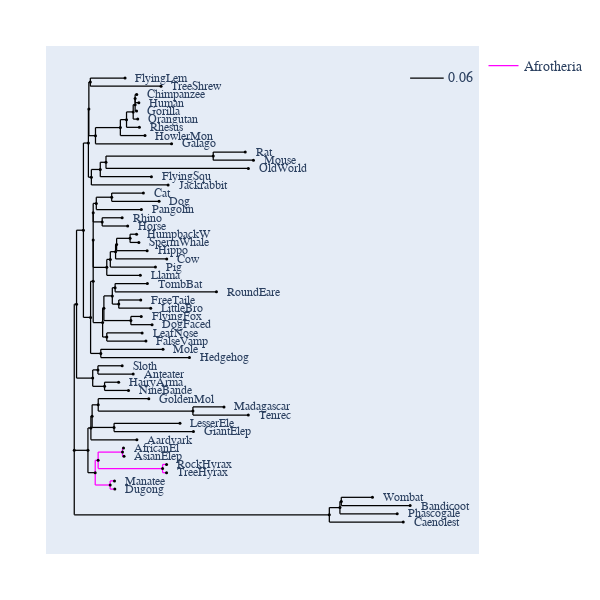

The notebook cell this image was saved under:
### Markdown cell above
## Colouring a set of edges

### Code cell
fig.style_edges("AfricanEl", tip2="Manatee", legendgroup="Afrotheria", 
                line=dict(color="magenta"))
fig.show()

### Figure 1 — Plotly figure (JSON) as saved in the notebook; plotly's stock layout.template omitted (floating-point values rounded to 4 significant figures; data arrays with more than 128 entries replaced by an {"elided": "..."} marker saying what was removed)
{"data": [{"line": {"color": "black", "shape": "spline", "smoothing": 1.3, "width": 1.25}, "mode": "lines", "showlegend": false, "type": "scatter", "x": {"elided": "584 float values"}, "y": {"elided": "584 float values"}}, {"legendgroup": "Afrotheria", "line": {"color": "magenta", "width": 1.25}, "mode": "lines", "name": "Afrotheria", "type": "scatter", "x": [0.03596, 0.03596, null, 0.03596, 0.04098, null, 0.04098, 0.04098, null, 0.04098, 0.08276, null, 0.08276, 0.08276, null, 0.08276, 0.0845, null, 0.08276, 0.08276, null, 0.08276, 0.08535, null, 0.04098, 0.04098, null, 0.04098, 0.1515, null, 0.1515, 0.1515, null, 0.1515, 0.1583, null, 0.1515, 0.1515, null, 0.1515, 0.1583, null, 0.03596, 0.03596, null, 0.03596, 0.06157, null, 0.06157, 0.06157, null, 0.06157, 0.06902, null, 0.06157, 0.06157, null, 0.06157, 0.0696, null], "y": [-27.3, -25.35, null, -25.35, -25.35, null, -25.35, -24.05, null, -24.05, -24.05, null, -24.05, -23.4, null, -23.4, -23.4, null, -24.05, -24.7, null, -24.7, -24.7, null, -25.35, -26.65, null, -26.65, -26.65, null, -26.65, -26, null, -26, -26, null, -26.65, -27.3, null, -27.3, -27.3, null, -27.3, -29.25, null, -29.25, -29.25, null, -29.25, -28.6, null, -28.6, -28.6, null, -29.25, -29.9, null, -29.9, -29.9, null]}, {"hoverinfo": "text", "marker": {"color": "black", "size": 3, "symbol": "circle"}, "mode": "markers", "showlegend": false, "text": ["root", "edge.37", "edge.33", "edge.32", "edge.27", "edge.20", "FlyingLem", "TreeShrew", "edge.26", "edge.25", "edge.24", "edge.23", "edge.22", "edge.21", "Chimpanzee", "Human", "Gorilla", "Orangutan", "Rhesus", "HowlerMon", "Galago", "edge.31", "edge.30", "edge.29", "edge.28", "Rat", "Mouse", "OldWorld", "FlyingSqu", "Jackrabbit", "edge.19", "edge.17", "edge.16", "edge.10", "edge.9", "edge.8", "Cat", "Dog", "Pangolin", "edge.7", "Rhino", "Horse", "edge.15", "edge.14", "edge.13", "edge.12", "edge.11", "HumpbackW", "SpermWhale", "Hippo", "Cow", "Pig", "Llama", "edge.6", "edge.4", "edge.3", "edge.2", "TombBat", "RoundEare", "edge.1", "FreeTaile", "LittleBro", "edge.0", "FlyingFox", "DogFaced", "edge.5", "LeafNose", "FalseVamp", "edge.18", "Mole", "Hedgehog", "edge.36", "edge.35", "Sloth", "Anteater", "edge.34", "HairyArma", "NineBande", "edge.48", "edge.47", "edge.46", "edge.44", "GoldenMol", "edge.43", "Madagascar", "Tenrec", "edge.45", "LesserEle", "GiantElep", "Aardvark", "edge.42", "edge.41", "edge.39", "AfricanEl", "AsianElep", "edge.40", "RockHyrax", "TreeHyrax", "edge.38", "Manatee", "Dugong", "edge.51", "edge.50", "edge.49", "Wombat", "Bandicoot", "Phascogale", "Caenolest"], "type": "scatter", "x": [0, 0.003949, 0.01572, 0.02427, 0.02505, 0.02759, 0.08718, 0.1488, 0.03642, 0.07907, 0.08965, 0.1011, 0.1044, 0.1044, 0.1072, 0.1108, 0.1069, 0.1089, 0.1117, 0.1213, 0.1669, 0.02935, 0.04464, 0.05444, 0.2383, 0.2932, 0.3073, 0.2986, 0.1323, 0.1609, 0.02802, 0.03248, 0.03248, 0.03248, 0.03781, 0.06421, 0.1185, 0.1455, 0.1151, 0.04791, 0.08212, 0.09161, 0.05578, 0.06185, 0.07087, 0.07263, 0.09575, 0.1069, 0.1108, 0.125, 0.1586, 0.1392, 0.1133, 0.04866, 0.05083, 0.06527, 0.07008, 0.1254, 0.2438, 0.07635, 0.114, 0.1311, 0.09711, 0.1149, 0.1335, 0.05581, 0.1164, 0.1229, 0.04552, 0.1522, 0.1976, 0.03165, 0.04063, 0.08217, 0.1011, 0.05199, 0.07611, 0.09306, 0.02348, 0.02856, 0.03065, 0.04112, 0.1279, 0.2035, 0.2568, 0.2985, 0.06826, 0.1813, 0.2044, 0.1074, 0.03596, 0.04098, 0.08276, 0.0845, 0.08535, 0.1515, 0.1583, 0.1583, 0.06157, 0.06902, 0.0696, 0.4374, 0.4556, 0.4579, 0.5113, 0.576, 0.5538, 0.5641], "y": [-23.77, -0.6576, 11.03, 24.82, 30.21, 34.45, 35.1, 33.8, 25.98, 27.26, 28.52, 29.74, 30.88, 31.85, 32.5, 31.2, 29.9, 28.6, 27.3, 26, 24.7, 19.42, 20.64, 21.77, 22.75, 23.4, 22.1, 20.8, 19.5, 18.2, -2.747, 2.955, 9.486, 13.81, 15.28, 16.25, 16.9, 15.6, 14.3, 12.35, 13, 11.7, 5.159, 6.419, 7.638, 8.775, 9.75, 10.4, 9.1, 7.8, 6.5, 5.2, 3.9, -3.575, -1.3, 0.65, 1.95, 2.6, 1.3, -0.65, 0, -1.3, -3.25, -2.6, -3.9, -5.85, -5.2, -6.5, -8.45, -7.8, -9.1, -12.35, -11.05, -10.4, -11.7, -13.65, -13, -14.3, -23.77, -20.23, -18.36, -16.58, -15.6, -17.55, -16.9, -18.2, -20.15, -19.5, -20.8, -22.1, -27.3, -25.35, -24.05, -23.4, -24.7, -26.65, -26, -27.3, -29.25, -28.6, -29.9, -33.96, -32.83, -31.85, -31.2, -32.5, -33.8, -35.1]}], "layout": {"annotations": [{"font": {"family": "Inconsolata, monospace", "size": 12}, "showarrow": false, "text": "FlyingLem", "textangle": 0, "x": 0.1016, "xanchor": "left", "xref": "x", "y": 35.1, "yref": "y"}, {"font": {"family": "Inconsolata, monospace", "size": 12}, "showarrow": false, "text": "TreeShrew", "textangle": 0, "x": 0.1632, "xanchor": "left", "xref": "x", "y": 33.8, "yref": "y"}, {"font": {"family": "Inconsolata, monospace", "size": 12}, "showarrow": false, "text": "Chimpanzee", "textangle": 0, "x": 0.1216, "xanchor": "left", "xref": "x", "y": 32.5, "yref": "y"}, {"font": {"family": "Inconsolata, monospace", "size": 12}, "showarrow": false, "text": "Human", "textangle": 0, "x": 0.1252, "xanchor": "left", "xref": "x", "y": 31.2, "yref": "y"}, {"font": {"family": "Inconsolata, monospace", "size": 12}, "showarrow": false, "text": "Gorilla", "textangle": 0, "x": 0.1213, "xanchor": "left", "xref": "x", "y": 29.9, "yref": "y"}, {"font": {"family": "Inconsolata, monospace", "size": 12}, "showarrow": false, "text": "Orangutan", "textangle": 0, "x": 0.1232, "xanchor": "left", "xref": "x", "y": 28.6, "yref": "y"}, {"font": {"family": "Inconsolata, monospace", "size": 12}, "showarrow": false, "text": "Rhesus", "textangle": 0, "x": 0.1261, "xanchor": "left", "xref": "x", "y": 27.3, "yref": "y"}, {"font": {"family": "Inconsolata, monospace", "size": 12}, "showarrow": false, "text": "HowlerMon", "textangle": 0, "x": 0.1357, "xanchor": "left", "xref": "x", "y": 26, "yref": "y"}, {"font": {"family": "Inconsolata, monospace", "size": 12}, "showarrow": false, "text": "Galago", "textangle": 0, "x": 0.1813, "xanchor": "left", "xref": "x", "y": 24.7, "yref": "y"}, {"font": {"family": "Inconsolata, monospace", "size": 12}, "showarrow": false, "text": "Rat", "textangle": 0, "x": 0.3076, "xanchor": "left", "xref": "x", "y": 23.4, "yref": "y"}, {"font": {"family": "Inconsolata, monospace", "size": 12}, "showarrow": false, "text": "Mouse", "textangle": 0, "x": 0.3217, "xanchor": "left", "xref": "x", "y": 22.1, "yref": "y"}, {"font": {"family": "Inconsolata, monospace", "size": 12}, "showarrow": false, "text": "OldWorld", "textangle": 0, "x": 0.313, "xanchor": "left", "xref": "x", "y": 20.8, "yref": "y"}, {"font": {"family": "Inconsolata, monospace", "size": 12}, "showarrow": false, "text": "FlyingSqu", "textangle": 0, "x": 0.1467, "xanchor": "left", "xref": "x", "y": 19.5, "yref": "y"}, {"font": {"family": "Inconsolata, monospace", "size": 12}, "showarrow": false, "text": "Jackrabbit", "textangle": 0, "x": 0.1753, "xanchor": "left", "xref": "x", "y": 18.2, "yref": "y"}, {"font": {"family": "Inconsolata, monospace", "size": 12}, "showarrow": false, "text": "Cat", "textangle": 0, "x": 0.1329, "xanchor": "left", "xref": "x", "y": 16.9, "yref": "y"}, {"font": {"family": "Inconsolata, monospace", "size": 12}, "showarrow": false, "text": "Dog", "textangle": 0, "x": 0.1599, "xanchor": "left", "xref": "x", "y": 15.6, "yref": "y"}, {"font": {"family": "Inconsolata, monospace", "size": 12}, "showarrow": false, "text": "Pangolin", "textangle": 0, "x": 0.1295, "xanchor": "left", "xref": "x", "y": 14.3, "yref": "y"}, {"font": {"family": "Inconsolata, monospace", "size": 12}, "showarrow": false, "text": "Rhino", "textangle": 0, "x": 0.09651, "xanchor": "left", "xref": "x", "y": 13, "yref": "y"}, {"font": {"family": "Inconsolata, monospace", "size": 12}, "showarrow": false, "text": "Horse", "textangle": 0, "x": 0.106, "xanchor": "left", "xref": "x", "y": 11.7, "yref": "y"}, {"font": {"family": "Inconsolata, monospace", "size": 12}, "showarrow": false, "text": "HumpbackW", "textangle": 0, "x": 0.1213, "xanchor": "left", "xref": "x", "y": 10.4, "yref": "y"}, {"font": {"family": "Inconsolata, monospace", "size": 12}, "showarrow": false, "text": "SpermWhale", "textangle": 0, "x": 0.1252, "xanchor": "left", "xref": "x", "y": 9.1, "yref": "y"}, {"font": {"family": "Inconsolata, monospace", "size": 12}, "showarrow": false, "text": "Hippo", "textangle": 0, "x": 0.1394, "xanchor": "left", "xref": "x", "y": 7.8, "yref": "y"}, {"font": {"family": "Inconsolata, monospace", "size": 12}, "showarrow": false, "text": "Cow", "textangle": 0, "x": 0.173, "xanchor": "left", "xref": "x", "y": 6.5, "yref": "y"}, {"font": {"family": "Inconsolata, monospace", "size": 12}, "showarrow": false, "text": "Pig", "textangle": 0, "x": 0.1536, "xanchor": "left", "xref": "x", "y": 5.2, "yref": "y"}, {"font": {"family": "Inconsolata, monospace", "size": 12}, "showarrow": false, "text": "Llama", "textangle": 0, "x": 0.1277, "xanchor": "left", "xref": "x", "y": 3.9, "yref": "y"}, {"font": {"family": "Inconsolata, monospace", "size": 12}, "showarrow": false, "text": "TombBat", "textangle": 0, "x": 0.1398, "xanchor": "left", "xref": "x", "y": 2.6, "yref": "y"}, {"font": {"family": "Inconsolata, monospace", "size": 12}, "showarrow": false, "text": "RoundEare", "textangle": 0, "x": 0.2582, "xanchor": "left", "xref": "x", "y": 1.3, "yref": "y"}, {"font": {"family": "Inconsolata, monospace", "size": 12}, "showarrow": false, "text": "FreeTaile", "textangle": 0, "x": 0.1284, "xanchor": "left", "xref": "x", "y": 0, "yref": "y"}, {"font": {"family": "Inconsolata, monospace", "size": 12}, "showarrow": false, "text": "LittleBro", "textangle": 0, "x": 0.1455, "xanchor": "left", "xref": "x", "y": -1.3, "yref": "y"}, {"font": {"family": "Inconsolata, monospace", "size": 12}, "showarrow": false, "text": "FlyingFox", "textangle": 0, "x": 0.1293, "xanchor": "left", "xref": "x", "y": -2.6, "yref": "y"}, {"font": {"family": "Inconsolata, monospace", "size": 12}, "showarrow": false, "text": "DogFaced", "textangle": 0, "x": 0.1479, "xanchor": "left", "xref": "x", "y": -3.9, "yref": "y"}, {"font": {"family": "Inconsolata, monospace", "size": 12}, "showarrow": false, "text": "LeafNose", "textangle": 0, "x": 0.1308, "xanchor": "left", "xref": "x", "y": -5.2, "yref": "y"}, {"font": {"family": "Inconsolata, monospace", "size": 12}, "showarrow": false, "text": "FalseVamp", "textangle": 0, "x": 0.1373, "xanchor": "left", "xref": "x", "y": -6.5, "yref": "y"}, {"font": {"family": "Inconsolata, monospace", "size": 12}, "showarrow": false, "text": "Mole", "textangle": 0, "x": 0.1666, "xanchor": "left", "xref": "x", "y": -7.8, "yref": "y"}, {"font": {"family": "Inconsolata, monospace", "size": 12}, "showarrow": false, "text": "Hedgehog", "textangle": 0, "x": 0.212, "xanchor": "left", "xref": "x", "y": -9.1, "yref": "y"}, {"font": {"family": "Inconsolata, monospace", "size": 12}, "showarrow": false, "text": "Sloth", "textangle": 0, "x": 0.09657, "xanchor": "left", "xref": "x", "y": -10.4, "yref": "y"}, {"font": {"family": "Inconsolata, monospace", "size": 12}, "showarrow": false, "text": "Anteater", "textangle": 0, "x": 0.1155, "xanchor": "left", "xref": "x", "y": -11.7, "yref": "y"}, {"font": {"family": "Inconsolata, monospace", "size": 12}, "showarrow": false, "text": "HairyArma", "textangle": 0, "x": 0.09051, "xanchor": "left", "xref": "x", "y": -13, "yref": "y"}, {"font": {"family": "Inconsolata, monospace", "size": 12}, "showarrow": false, "text": "NineBande", "textangle": 0, "x": 0.1075, "xanchor": "left", "xref": "x", "y": -14.3, "yref": "y"}, {"font": {"family": "Inconsolata, monospace", "size": 12}, "showarrow": false, "text": "GoldenMol", "textangle": 0, "x": 0.1423, "xanchor": "left", "xref": "x", "y": -15.6, "yref": "y"}, {"font": {"family": "Inconsolata, monospace", "size": 12}, "showarrow": false, "text": "Madagascar", "textangle": 0, "x": 0.2712, "xanchor": "left", "xref": "x", "y": -16.9, "yref": "y"}, {"font": {"family": "Inconsolata, monospace", "size": 12}, "showarrow": false, "text": "Tenrec", "textangle": 0, "x": 0.3129, "xanchor": "left", "xref": "x", "y": -18.2, "yref": "y"}, {"font": {"family": "Inconsolata, monospace", "size": 12}, "showarrow": false, "text": "LesserEle", "textangle": 0, "x": 0.1957, "xanchor": "left", "xref": "x", "y": -19.5, "yref": "y"}, {"font": {"family": "Inconsolata, monospace", "size": 12}, "showarrow": false, "text": "GiantElep", "textangle": 0, "x": 0.2188, "xanchor": "left", "xref": "x", "y": -20.8, "yref": "y"}, {"font": {"family": "Inconsolata, monospace", "size": 12}, "showarrow": false, "text": "Aardvark", "textangle": 0, "x": 0.1218, "xanchor": "left", "xref": "x", "y": -22.1, "yref": "y"}, {"font": {"family": "Inconsolata, monospace", "size": 12}, "showarrow": false, "text": "AfricanEl", "textangle": 0, "x": 0.09889, "xanchor": "left", "xref": "x", "y": -23.4, "yref": "y"}, {"font": {"family": "Inconsolata, monospace", "size": 12}, "showarrow": false, "text": "AsianElep", "textangle": 0, "x": 0.09974, "xanchor": "left", "xref": "x", "y": -24.7, "yref": "y"}, {"font": {"family": "Inconsolata, monospace", "size": 12}, "showarrow": false, "text": "RockHyrax", "textangle": 0, "x": 0.1727, "xanchor": "left", "xref": "x", "y": -26, "yref": "y"}, {"font": {"family": "Inconsolata, monospace", "size": 12}, "showarrow": false, "text": "TreeHyrax", "textangle": 0, "x": 0.1727, "xanchor": "left", "xref": "x", "y": -27.3, "yref": "y"}, {"font": {"family": "Inconsolata, monospace", "size": 12}, "showarrow": false, "text": "Manatee", "textangle": 0, "x": 0.08342, "xanchor": "left", "xref": "x", "y": -28.6, "yref": "y"}, {"font": {"family": "Inconsolata, monospace", "size": 12}, "showarrow": false, "text": "Dugong", "textangle": 0, "x": 0.084, "xanchor": "left", "xref": "x", "y": -29.9, "yref": "y"}, {"font": {"family": "Inconsolata, monospace", "size": 12}, "showarrow": false, "text": "Wombat", "textangle": 0, "x": 0.5257, "xanchor": "left", "xref": "x", "y": -31.2, "yref": "y"}, {"font": {"family": "Inconsolata, monospace", "size": 12}, "showarrow": false, "text": "Bandicoot", "textangle": 0, "x": 0.5903, "xanchor": "left", "xref": "x", "y": -32.5, "yref": "y"}, {"font": {"family": "Inconsolata, monospace", "size": 12}, "showarrow": false, "text": "Phascogale", "textangle": 0, "x": 0.5682, "xanchor": "left", "xref": "x", "y": -33.8, "yref": "y"}, {"font": {"family": "Inconsolata, monospace", "size": 12}, "showarrow": false, "text": "Caenolest", "textangle": 0, "x": 0.5785, "xanchor": "left", "xref": "x", "y": -35.1, "yref": "y"}, {"ax": 0, "ay": 0, "showarrow": false, "text": "0.06", "x": 0.6623, "xref": "x", "y": 35.1, "yref": "y"}], "autosize": true, "font": {"family": "Balto", "size": 14}, "height": 600, "hovermode": "closest", "margin": {"b": 50, "l": 50, "pad": 4, "r": 50, "t": 50}, "shapes": [{"line": {"color": "black", "width": 1.25}, "type": "line", "x0": 0.576, "x1": 0.6335, "y0": 35.1, "y1": 35.1}], "showlegend": true, "width": 600, "xaxis": {"autorange": true, "range": [-0.04177, 0.6902], "type": "linear", "visible": false}, "yaxis": {"autorange": true, "range": [-39.53, 39.53], "type": "linear", "visible": false}}}
